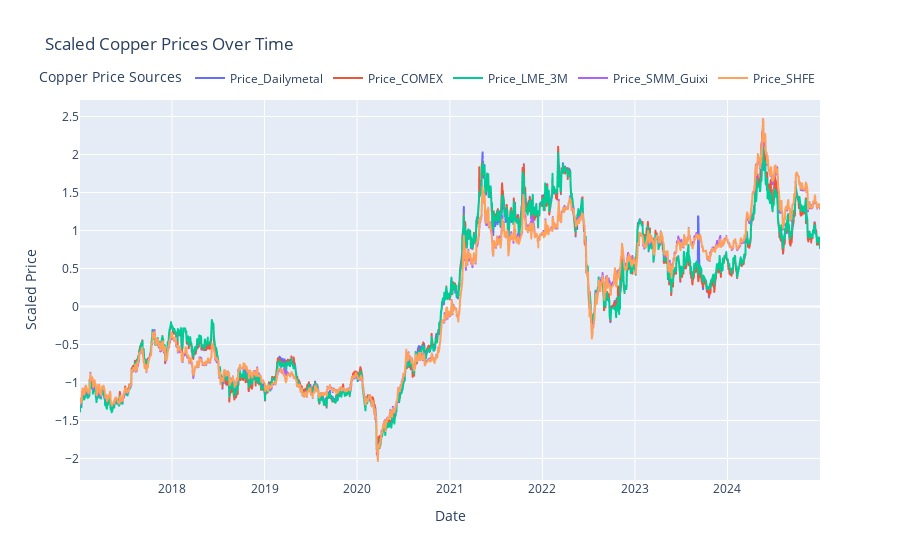

This figure's notebook cell:
### Code cell
# Scale the data and plot
dfcu_merged_scaled = dfcu_merged.copy()
dfcu_merged_scaled['Price_Dailymetal'] = (dfcu_merged_scaled['Price_Dailymetal'] - dfcu_merged_scaled['Price_Dailymetal'].mean()) / dfcu_merged_scaled['Price_Dailymetal'].std()
dfcu_merged_scaled['Price_COMEX'] = (dfcu_merged_scaled['Price_COMEX'] - dfcu_merged_scaled['Price_COMEX'].mean()) / dfcu_merged_scaled['Price_COMEX'].std()
dfcu_merged_scaled['Price_LME_3M'] = (dfcu_merged_scaled['Price_LME_3M'] - dfcu_merged_scaled['Price_LME_3M'].mean()) / dfcu_merged_scaled['Price_LME_3M'].std()
dfcu_merged_scaled['Price_SMM_Guixi'] = (dfcu_merged_scaled['Price_SMM_Guixi'] - dfcu_merged_scaled['Price_SMM_Guixi'].mean()) / dfcu_merged_scaled['Price_SMM_Guixi'].std()
dfcu_merged_scaled['Price_SHFE'] = (dfcu_merged_scaled['Price_SHFE'] - dfcu_merged_scaled['Price_SHFE'].mean()) / dfcu_merged_scaled['Price_SHFE'].std()
# Plot the scaled data
fig_copper_scaled = px.line(dfcu_merged_scaled, x='Date', y=['Price_Dailymetal', 'Price_COMEX', 'Price_LME_3M', 'Price_SMM_Guixi', 'Price_SHFE'],
                             labels={'value': 'Scaled Price', 'variable': 'Copper Price'},
                             title='Scaled Copper Prices Over Time')
fig_copper_scaled.update_layout(
    xaxis_title='Date',
    yaxis_title='Scaled Price',
    legend_title_text='Copper Price Sources',
    legend=dict(
        orientation="h",
        yanchor="bottom",
        y=1.02,
        xanchor="right",
        x=1
    )
)
fig_copper_scaled.show()

### Figure 1 — Plotly figure (JSON) as saved in the notebook; plotly's stock layout.template omitted (floating-point values rounded to 4 significant figures; data arrays with more than 128 entries replaced by an {"elided": "..."} marker saying what was removed)
{"data": [{"hovertemplate": "Copper Price=Price_Dailymetal<br>Date=%{x}<br>Scaled Price=%{y}<extra></extra>", "legendgroup": "Price_Dailymetal", "line": {"color": "#636efa", "dash": "solid"}, "marker": {"symbol": "circle"}, "mode": "lines", "name": "Price_Dailymetal", "showlegend": true, "type": "scattergl", "x": {"elided": "1844 str values"}, "xaxis": "x", "y": {"elided": "1844 float values"}, "yaxis": "y"}, {"hovertemplate": "Copper Price=Price_COMEX<br>Date=%{x}<br>Scaled Price=%{y}<extra></extra>", "legendgroup": "Price_COMEX", "line": {"color": "#EF553B", "dash": "solid"}, "marker": {"symbol": "circle"}, "mode": "lines", "name": "Price_COMEX", "showlegend": true, "type": "scattergl", "x": {"elided": "1844 str values"}, "xaxis": "x", "y": {"elided": "1844 float values"}, "yaxis": "y"}, {"hovertemplate": "Copper Price=Price_LME_3M<br>Date=%{x}<br>Scaled Price=%{y}<extra></extra>", "legendgroup": "Price_LME_3M", "line": {"color": "#00cc96", "dash": "solid"}, "marker": {"symbol": "circle"}, "mode": "lines", "name": "Price_LME_3M", "showlegend": true, "type": "scattergl", "x": {"elided": "1844 str values"}, "xaxis": "x", "y": {"elided": "1844 float values"}, "yaxis": "y"}, {"hovertemplate": "Copper Price=Price_SMM_Guixi<br>Date=%{x}<br>Scaled Price=%{y}<extra></extra>", "legendgroup": "Price_SMM_Guixi", "line": {"color": "#ab63fa", "dash": "solid"}, "marker": {"symbol": "circle"}, "mode": "lines", "name": "Price_SMM_Guixi", "showlegend": true, "type": "scattergl", "x": {"elided": "1844 str values"}, "xaxis": "x", "y": {"elided": "1844 float values"}, "yaxis": "y"}, {"hovertemplate": "Copper Price=Price_SHFE<br>Date=%{x}<br>Scaled Price=%{y}<extra></extra>", "legendgroup": "Price_SHFE", "line": {"color": "#FFA15A", "dash": "solid"}, "marker": {"symbol": "circle"}, "mode": "lines", "name": "Price_SHFE", "showlegend": true, "type": "scattergl", "x": {"elided": "1844 str values"}, "xaxis": "x", "y": {"elided": "1844 float values"}, "yaxis": "y"}], "layout": {"legend": {"orientation": "h", "title": {"text": "Copper Price Sources"}, "tracegroupgap": 0, "x": 1, "xanchor": "right", "y": 1.02, "yanchor": "bottom"}, "title": {"text": "Scaled Copper Prices Over Time"}, "xaxis": {"anchor": "y", "domain": [0, 1], "title": {"text": "Date"}}, "yaxis": {"anchor": "x", "domain": [0, 1], "title": {"text": "Scaled Price"}}}}
